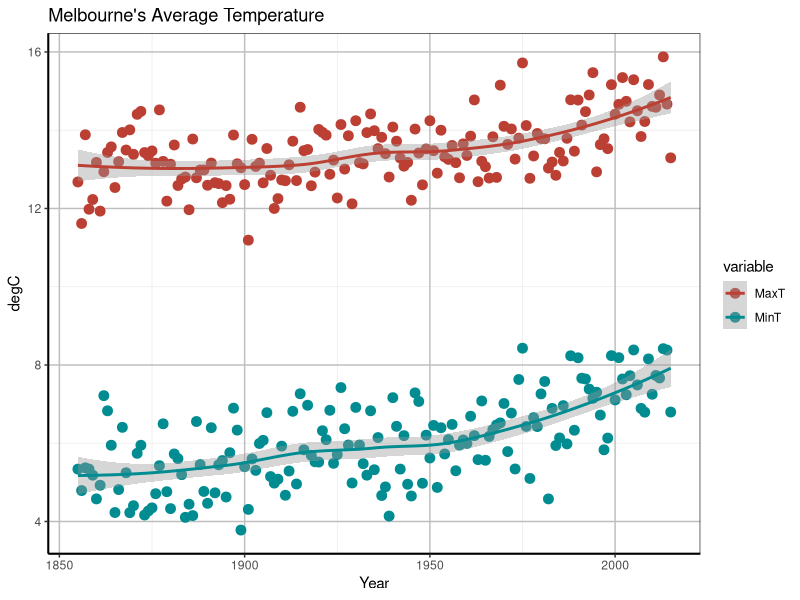

The R script that drew this image:
melb <- read.csv("data/melbourne.csv", as.is=TRUE, header=TRUE)
library(dplyr)
library(ggplot2)
library(reshape2)



melb <- na.omit(melb)

max.temp <- select(melb, everything())%>%
  filter(Month == 7 )%>%
  #filter(Year >= 1954)%>%
  group_by(Year)%>%
  summarize(MaxT = mean(Max), MinT = mean(Min))

tall.temp <- melt(max.temp, id.vars="Year")

plot <- ggplot(tall.temp, aes(Year,value, col=variable)) + 
        geom_point(size=3) + 
        geom_smooth(method=loess) + 
        ggtitle("Melbourne's Average Temperature") +
        scale_color_hue(l=45) +
        ylab("degC") 

plot <- plot + theme_bw()

plot <- plot + theme(panel.grid.major = element_line(size = 0.5, color = "grey"), axis.line = element_line(size = 0.7, color = "black"))    
plot
  
